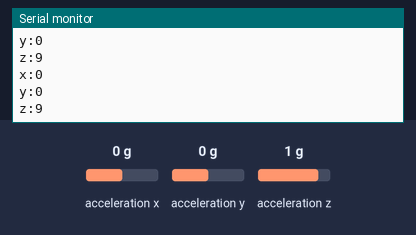
Recording of a sketch running on a simulated Arduino Uno, built with avr-gcc and run on an emulated ATmega328P. Shown: the last lines printed to the serial monitor. The inputs (shaded band) are chosen by the test bench; at power-on: acceleration x 0 g, acceleration y 0 g, acceleration z 1 g.

Above: at 1.2 s.
1.3 s: acceleration x set to -1.4 g
At 1.6 s:
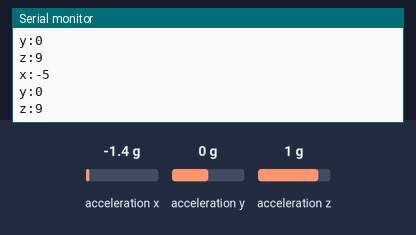
2.8 s: acceleration y set to -1.4 g
At 2.83 s:
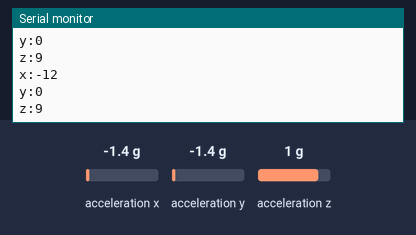
4.3 s: acceleration z set to -1.4 g
At 4.47 s:
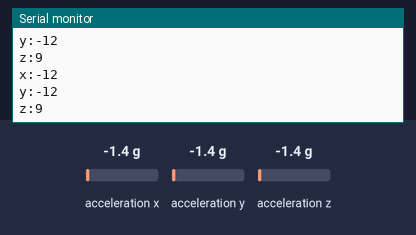
Timing chart, 0 to 7.3 s (numbered marks = the images above; inputs shaded):
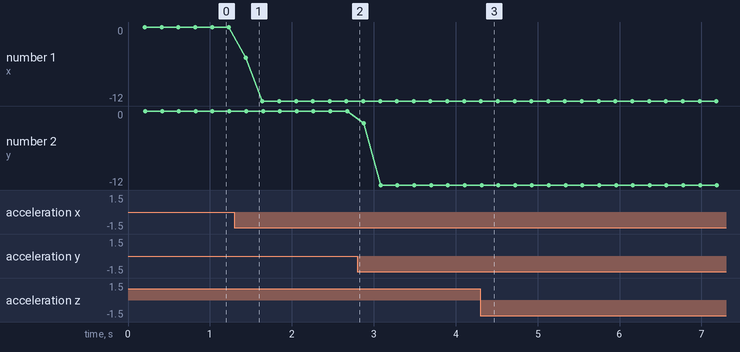

The sketch:

MMA8451_test_XYZ_y_acceleration.ino
```cpp
#include <Wire.h>
#include <Adafruit_MMA8451.h>
#include <Adafruit_Sensor.h>
                                  // testing a new accelerometer
Adafruit_MMA8451 mma = Adafruit_MMA8451();
static int loop_counter = 0;

void setup(void) {
  Serial.begin(9600);

  Serial.println("start test");


  if (! mma.begin()) {
    Serial.println("Couldnt start");
    while (1);
  }

  mma.setRange(MMA8451_RANGE_2_G);    // set the max range of values. lower ranges have higher resolution
  Serial.print("Range = "); Serial.print(2 << mma.getRange());
  Serial.println("G");
}

int find_avg(int valueArray[]){
  int avg = 0;
  for(int i = 0; i < 4; i++){
    avg += valueArray[i];
  }
  avg = avg/4.0;
  avg += 0.5;                         // round up the number by adding .5 and floor the result
  avg = int(avg);
  return avg;
}

void loop() {
  // Read the 'raw' data in 14-bit counts
  int myX[4];
  int myY[4];
  int myZ[4];
  while (loop_counter < 4){
    sensors_event_t event;
    mma.getEvent(&event);

    myX[loop_counter] = event.acceleration.x;
    myY[loop_counter] = event.acceleration.y;
    myZ[loop_counter] = event.acceleration.z;


    //acceleration is measured in m/s^2

    //average 4 value reads

    delay(50);
    loop_counter++;
  }
  loop_counter = 0;
  Serial.print("x:");
  Serial.println(find_avg(myX));
  Serial.print("y:");
  Serial.println(find_avg(myY));
  Serial.print("z:");
  Serial.println(find_avg(myZ));

}
```

Measured:
- after the input at 1.3 s, the serial monitor: prints a new line after 0.14 s (image 1)
- plotted number 1: 0 → -12 after the input at 1.3 s
